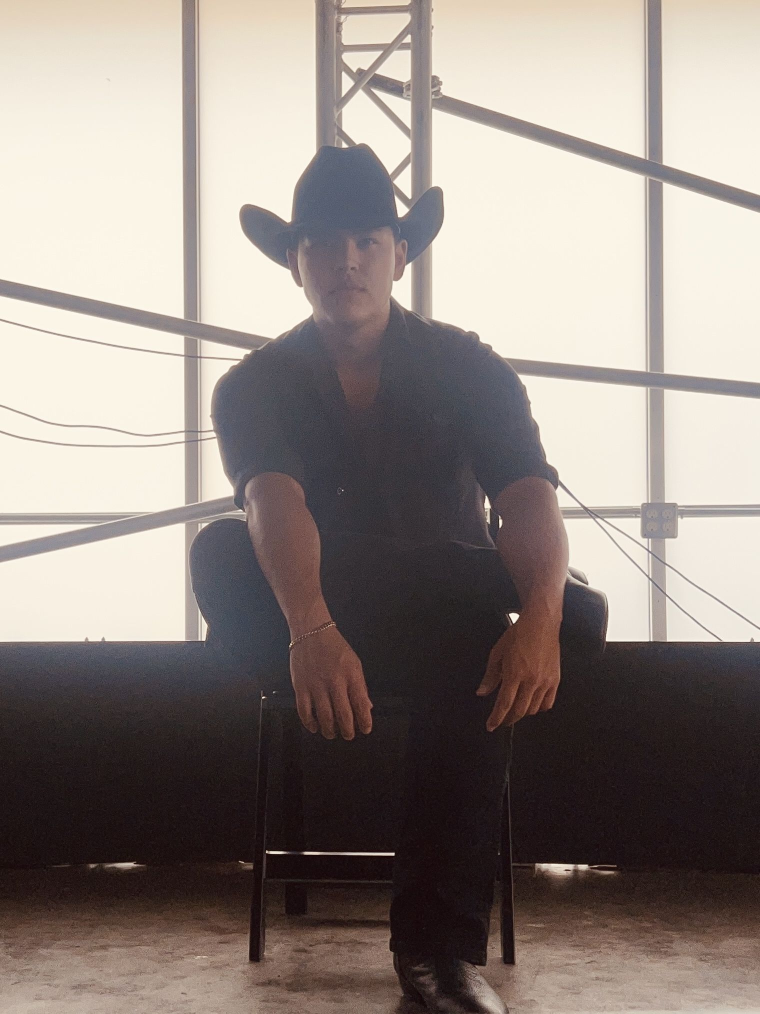
#> input picture assets/nolan-hero.jpg, 1520 x 2027 px (shown at 1/2 size)
$ python make_og_image.py
#> lines starting #> are read from the running program, lines starting #| are printed output that depends on the picture
"""Builds og-image.jpg (1200x630), the link-preview image for every page.

Same look as the home hero: the country shoot portrait, black type on the
bright window light, "Dance" in brass. Run from the repo root:

    python3 make_og_image.py
"""
from PIL import Image, ImageDraw, ImageFont, ImageOps

SRC = "assets/nolan-hero.jpg"
OUT = "og-image.jpg"
W, H = 1200, 630

NOIR = (11, 11, 11)
BONE = (241, 233, 219)
BRASS_DEEP = (138, 106, 60)


def fraunces(size, wght=400, opsz=144):
    f = ImageFont.truetype("fonts/Fraunces.ttf", size)
    f.set_variation_by_axes([opsz, wght, 0, 0])
    return f


def mont(size, wght=500):
    f = ImageFont.truetype("fonts/Montserrat.ttf", size)
    f.set_variation_by_axes([wght])
    return f


def tracked(draw, x, y, text, fnt, fill, tracking):
    for ch in text:
        draw.text((x, y), ch, font=fnt, fill=fill)
        x += draw.textlength(ch, font=fnt) + tracking


# Photo at full width, cropped to hat, face and shoulders
photo = ImageOps.exif_transpose(Image.open(SRC)).convert("RGB")
#> photo is the input picture: PIL image 1520x2027 RGB; mean R, G, B 145.9, 136, 130.3
photo = photo.resize((W, round(photo.height * W / photo.width)), Image.LANCZOS)
#> photo: PIL image 1200x1600 RGB
card = photo.crop((0, 150, W, 150 + H)).convert("RGBA")
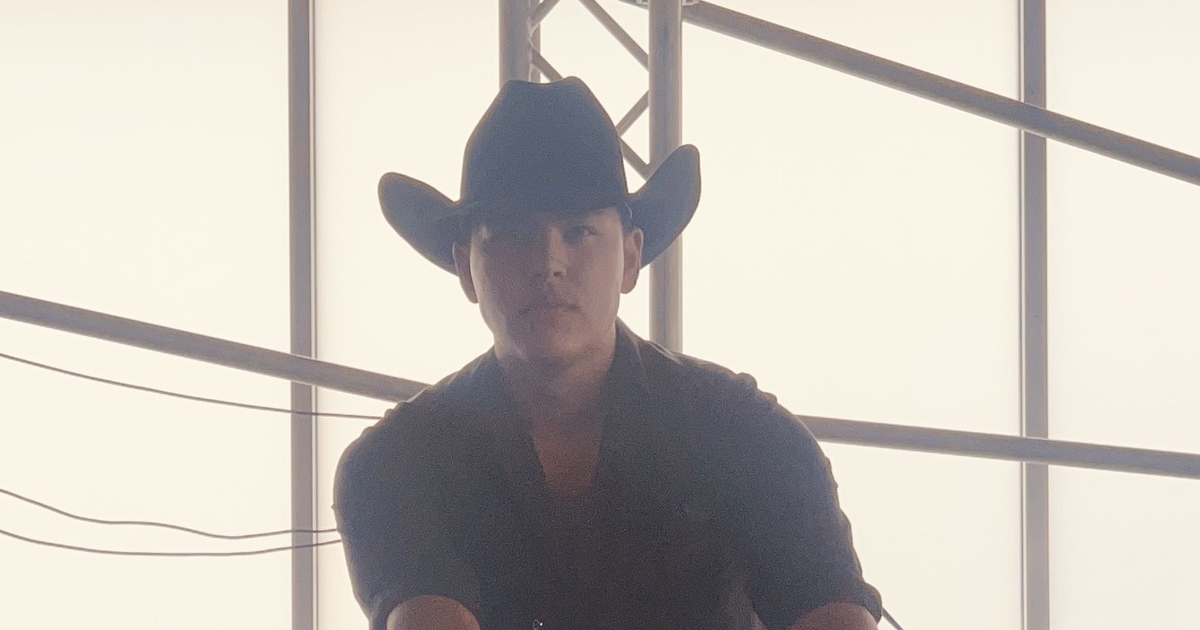
#> card: PIL image 1200x630 RGBA; mean R, G, B, A 200.9, 194.9, 187.9, 255

# Bone wash on the left so the type sits clean over the window bars
wash = Image.new("RGBA", (W, H))
#> wash: PIL image 1200x630 RGBA; every value is 0
wd = ImageDraw.Draw(wash)
for x in range(W):
    t = x / W
    if t < 0.19:
        a = 0.93 - (0.93 - 0.72) * (t / 0.19)
    elif t < 0.36:
        a = 0.72 * (1 - (t - 0.19) / 0.17)
    else:
        a = 0
    wd.line([(x, 0), (x, H)], fill=BONE + (round(a * 255),))
card = Image.alpha_composite(card, wash).convert("RGB")
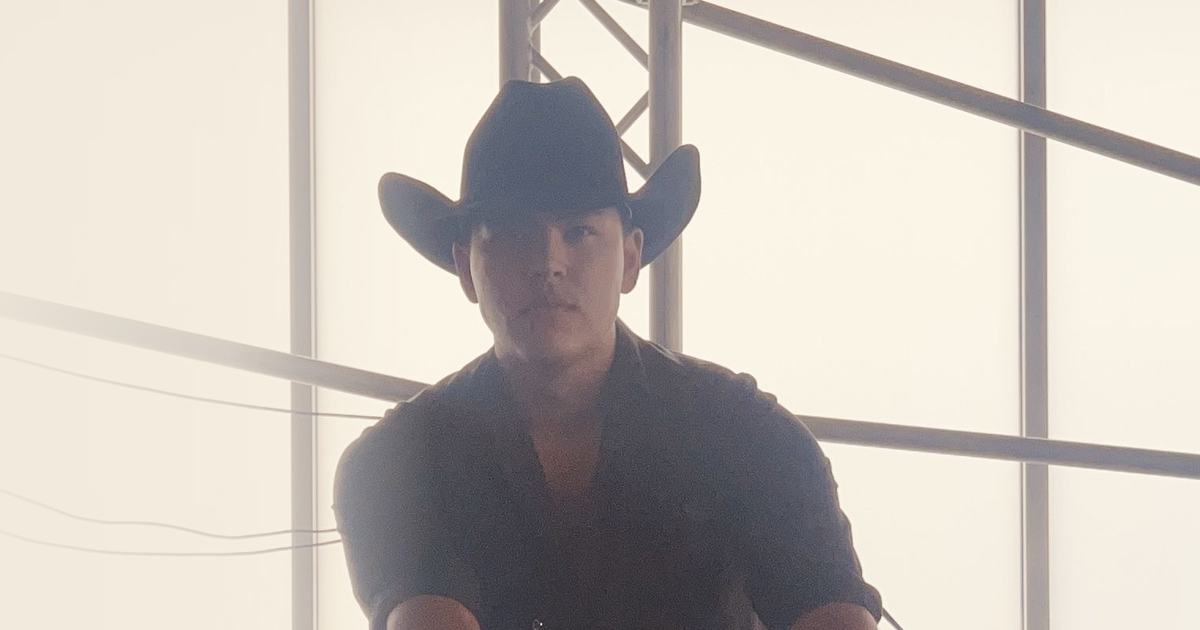
#> card: PIL image 1200x630 RGB; mean R, G, B 201.7, 195.3, 187.9

d = ImageDraw.Draw(card)
x = 72
tracked(d, x, 92, "AUSTIN, TEXAS", mont(17), NOIR, 5)
#> (the run stopped early here; a loop or call above may not have finished)

$ run again, with assets/nolan-headshot-country.jpg copied over assets/nolan-hero.jpg
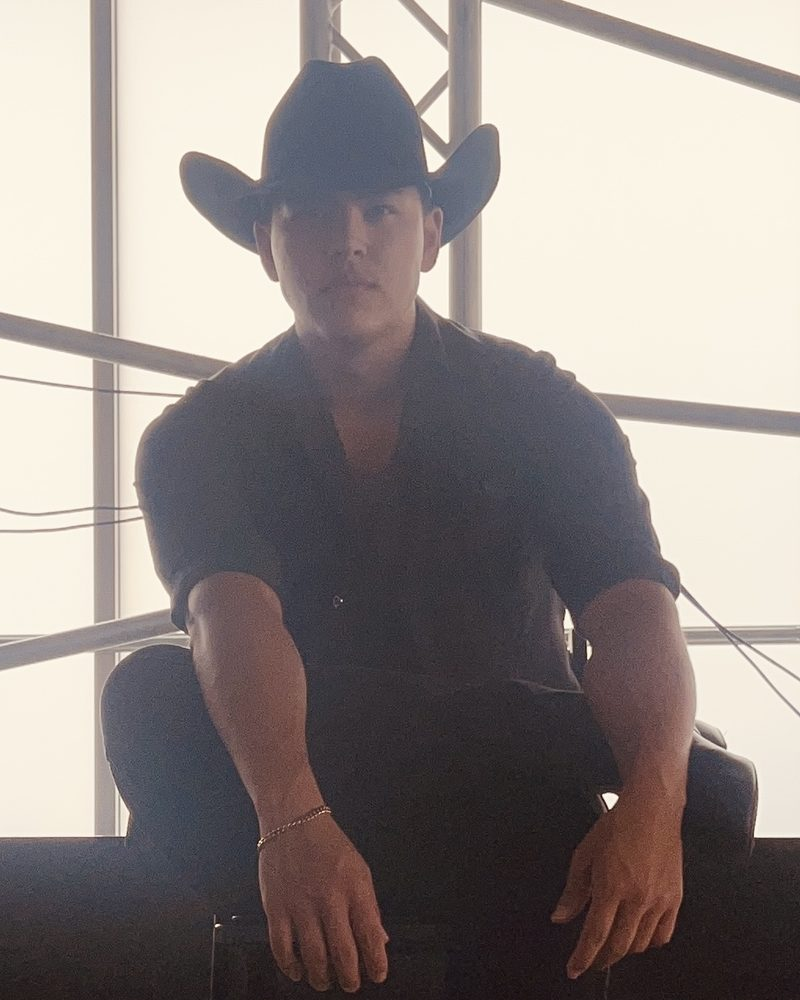
#> input picture assets/nolan-headshot-country.jpg, 800 x 1000 px
#> photo is the input picture: PIL image 800x1000 RGB; mean R, G, B 146.5, 138.4, 135.4
#> photo: PIL image 1200x1500 RGB
#> `card = photo.crop((0, 150, W, 150 + H)).convert("RGBA")`:
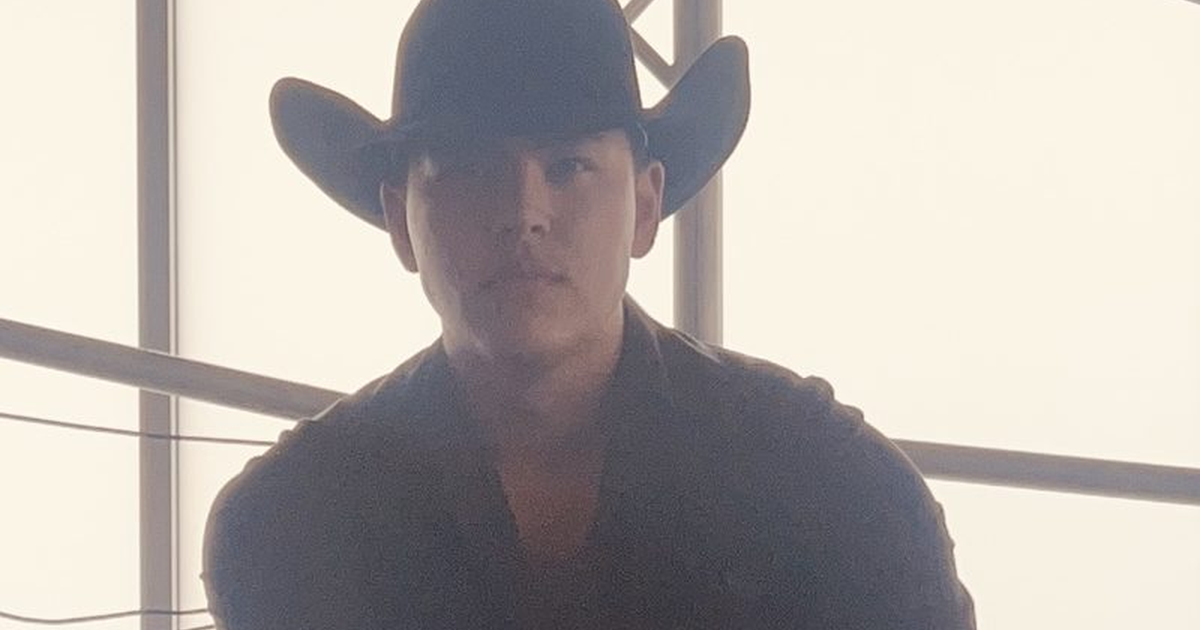
#> card: PIL image 1200x630 RGBA; mean R, G, B, A 183.7, 177.9, 173.5, 255
#> wash: PIL image 1200x630 RGBA; every value is 0
#> `card = Image.alpha_composite(card, wash).convert("RGB")`:
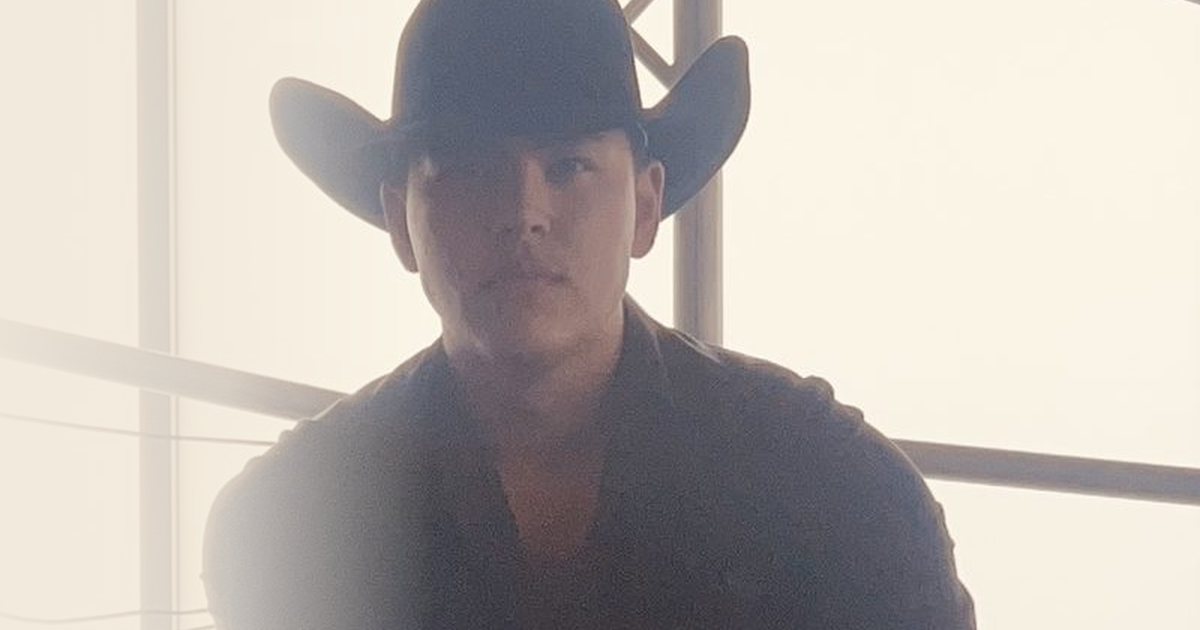
#> card: PIL image 1200x630 RGB; mean R, G, B 189.7, 183.6, 178.1
